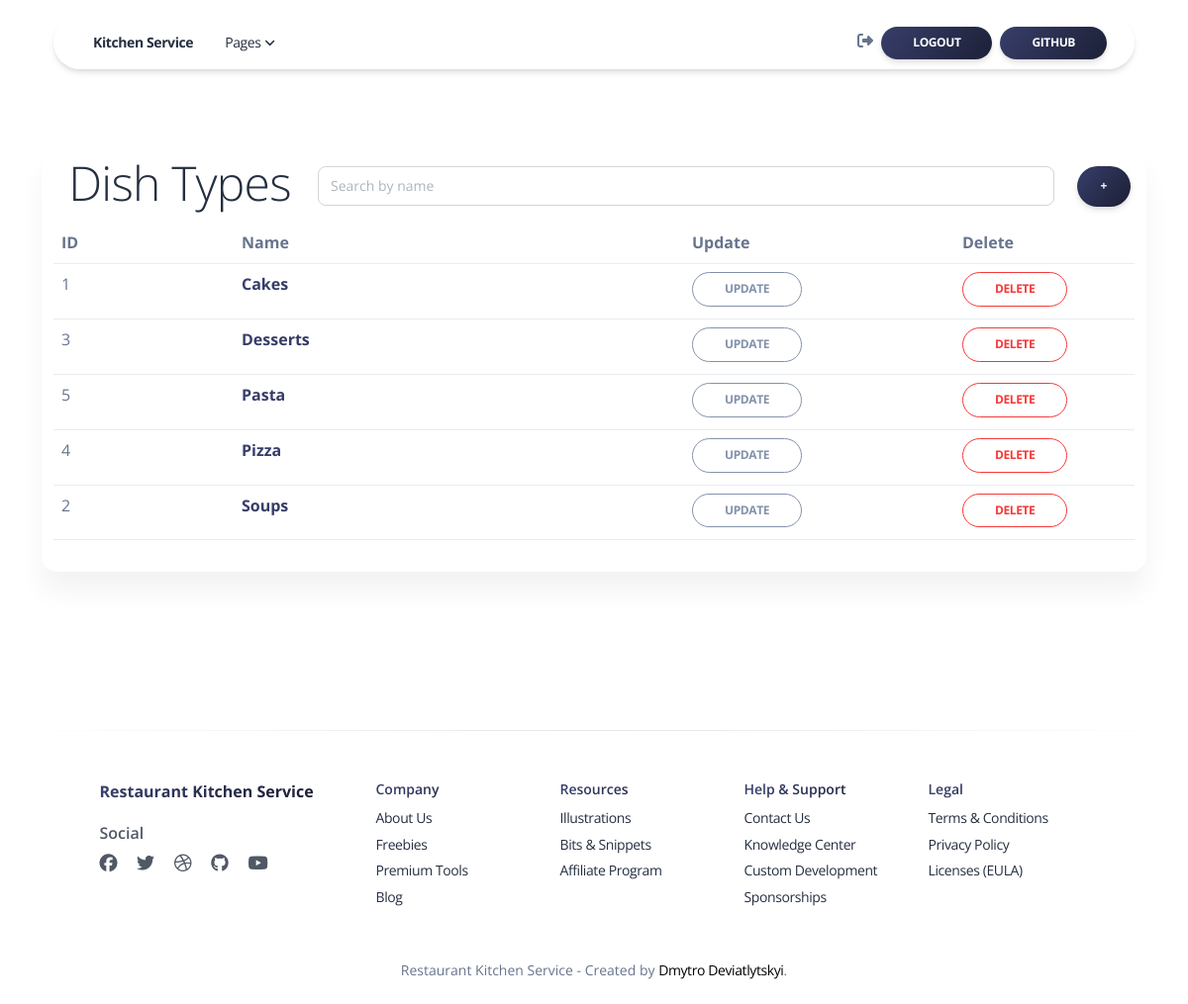
Screenshot of /dish-types/ (signed in) with the database file from the repository.
### kitchen/models.py (models this page shows, shortened)
class DishType(models.Model):
    name = models.CharField(max_length=255)
    class Meta:
        ordering = ("name", )

### kitchen/views.py (the view)
class DishTypeListView(LoginRequiredMixin, generic.ListView):
    model = DishType
    context_object_name = "dish_type_list"
    template_name = "kitchen/dish_type_list.html"
    paginate_by = 10
    def get_context_data(self, *, object_list=None, **kwargs):
        context = super(DishTypeListView, self).get_context_data(**kwargs)
        name = self.request.GET.get("name", "")
        context["search_form"] = DishTypeSearchForm(initial={"name": name})
        return context
    def get_queryset(self):
        queryset = DishType.objects.all()
        form = DishTypeSearchForm(self.request.GET)
        if form.is_valid():
            return queryset.filter(name__icontains=form.cleaned_data["name"])
        return queryset

### kitchen/forms.py
class DishTypeSearchForm(forms.Form):
    name = forms.CharField(
        max_length=255,
        required=False,
        label="",
        widget=forms.TextInput(
            attrs={
                "placeholder": "Search by name"
            }
        )
    )

### kitchen/context_processors.py (called while the page is built)
def cfg_assets_root(request):
    return {'ASSETS_ROOT': settings.ASSETS_ROOT}

### templates/kitchen/dish_type_list.html (shortened to what this page needs)
{% extends "layouts/base-presentation.html" %}
{% load crispy_forms_filters %}
{% block navigation %}
  {% include "includes/navigation.html" %}
{% endblock %}
{% block content %}
  <header class="header-2">
    <div class="page-header section-height-50 relative"
         style="background-image: url('{{ ASSETS_ROOT }}/img/dish-type-list-1.jpg')">
      <div class="position-absolute w-100 z-index-1 bottom-0">
      </div>
    </div>
  </header>
  <section class="pt-2 pb-5" id="count-stats">
    <div class="container">
      <div class="row">
        <div class="z-index-2 border-radius-xl mt-n12 mx-auto py-3 blur shadow-blur">
          <div class="row">
            <div class="position-relative col-md-3">
              <div class="pt-1 m-0 text-left">
                <h1 class="text-lighter text-center mt-n3">
                  Dish Types
                </h1>
              </div>
            </div>
            <div class="position-relative col-md-8 p-0">
              <form action="" method="get">
                {{ search_form|crispy }}
              </form>
            </div>
            <div class="position-relative col-md-auto ms-auto me-3 p-0">
              <div class="text-left">
                <a href="{% url 'kitchen:dish-type-create' %}" style="float: right;"
                   class="btn btn-round bg-gradient-dark link-to-page">+</a>
              </div>
            </div>
            <div class="position-relative">
              {% if dish_type_list %}
                <table class="table">
                  <tr>
                    <th class="col-md-2">ID</th>
                    <th class="col-md-5">Name</th>
                    <th class="col-md-3">Update</th>
                    <th class="col-md-auto">Delete</th>
                  </tr>
                  {% for dish_type in dish_type_list %}
                    <tr>
                      <td>
                        {{ dish_type.id }}
                      </td>
                      <td class="text-gradient text-dark">
                        <strong>{{ dish_type.name }}</strong>
                      </td>
                      <td>
                        <a class="btn btn-sm btn-outline-secondary btn-round mb-md-1"
                           href="{% url 'kitchen:dish-type-update' pk=dish_type.id %}">UPDATE</a>
                      </td>
                      <td>
                        <a class="btn btn-sm btn-outline-warning btn-round mb-md-1"
                           href="{% url 'kitchen:dish-type-delete' pk=dish_type.id %}">DELETE</a>
                      </td>
                    </tr>
                  {% endfor %}
                </table>
              {% else %}
                <p>There are no Dish Types</p>
              {% endif %}
            </div>
          </div>
        </div>
      </div>
    </div>
  </section>
{% endblock %}

### rows the page displays
DishType: id "1", name "Cakes"
DishType: id "3", name "Desserts"
DishType: id "5", name "Pasta"
DishType: id "4", name "Pizza"
DishType: id "2", name "Soups"
